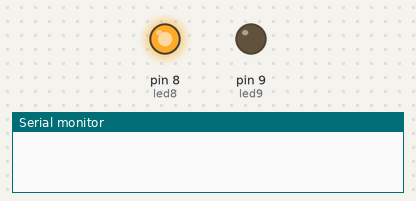
The sketch below on a simulated Arduino Uno, built with avr-gcc and run on an emulated ATmega328P. Parts: output pins drawn as LEDs (lit = HIGH), the last lines printed to the serial monitor.

Above: at 0.2 s.
At 29.7 s:
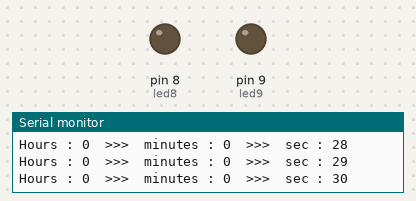
At 59.5 s:
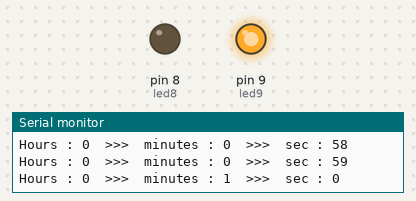
Timing chart, 0 to 78.0 s (numbered marks = the images above):
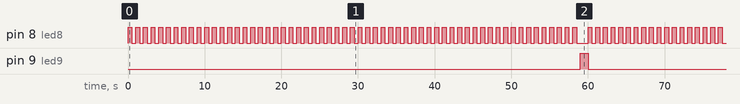

Measured:
- by itself, pin 8 (led8): moves between LOW and HIGH, repeating every 31.0 s
- by itself, pin 9 (led9): alternates HIGH for 1.0 s and LOW for 59.0 s
- by itself, everything shown: repeats every 60.0 s, in 120 steps

The sketch:

63010870_interrupt16.ino
```cpp
#define led8  8
#define led9  9
int i;


int sec=0;
int minutes=0;
int hours=0;
int last_sec=0;
int last_minutes=0;


void setup()
{
 pinMode(led8, OUTPUT);
 pinMode(led9, OUTPUT);


  noInterrupts();
 TCCR1A = 0;
 TCCR1B = 0;
 TCNT1 = 0;
 OCR1A = 15624;
 TCCR1B |= (1 << WGM12);
 TCCR1B |= (1 << CS12) | (1 << CS10); // Set CS10 and CS12 bits for 1024 prescaler
 TIMSK1 |= (1 << OCIE1A); // enable timer compare interrupt , The value in OCR1A is used for compare
 interrupts(); // enable all interrupts


 Serial.begin(9600);
}
void loop()
{

         if(sec>last_sec)
         {
            digitalWrite(led8, HIGH);
            delay(500);
            last_sec=sec;
         }
         if(minutes>last_minutes)
         {
          digitalWrite(led9, HIGH);
          delay(1000);
          last_minutes=minutes;
         }
         digitalWrite(led8, LOW);
         digitalWrite(led9, LOW);


}
ISR(TIMER1_COMPA_vect)
{
 sec++;
 if (sec >= 60)
 {
 minutes++;
 sec = 0;
 last_sec = 0;
 }
 if (minutes >= 60)
 {
 hours++;
 minutes = 0;
 last_minutes = 0;
 }
 Serial.print("Hours : ");
 Serial.print(hours);

 Serial.print("  >>>  minutes : ");
 Serial.print(minutes);

 Serial.print("  >>>  sec : ");
 Serial.println(sec);

}
```
